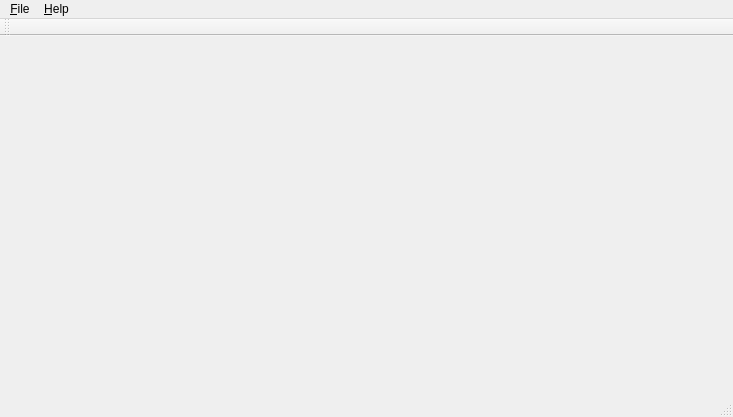
<?xml version="1.0" encoding="UTF-8"?>
<ui version="4.0">
 <class>MainWindow</class>
 <widget class="QMainWindow" name="MainWindow">
  <property name="geometry">
   <rect>
    <x>0</x>
    <y>0</y>
    <width>733</width>
    <height>417</height>
   </rect>
  </property>
  <property name="windowTitle">
   <string>Smooth BAT6</string>
  </property>
  <widget class="QWidget" name="centralWidget"/>
  <widget class="QMenuBar" name="menuBar">
   <property name="geometry">
    <rect>
     <x>0</x>
     <y>0</y>
     <width>733</width>
     <height>15</height>
    </rect>
   </property>
   <widget class="QMenu" name="menu_File">
    <property name="title">
     <string>&amp;File</string>
    </property>
    <addaction name="action_New_BAT6_connection"/>
    <addaction name="separator"/>
    <addaction name="action_Quit"/>
   </widget>
   <widget class="QMenu" name="menu_About">
    <property name="title">
     <string>&amp;Help</string>
    </property>
    <addaction name="action_About"/>
   </widget>
   <addaction name="menu_File"/>
   <addaction name="menu_About"/>
  </widget>
  <widget class="QToolBar" name="mainToolBar">
   <attribute name="toolBarArea">
    <enum>TopToolBarArea</enum>
   </attribute>
   <attribute name="toolBarBreak">
    <bool>false</bool>
   </attribute>
  </widget>
  <widget class="QStatusBar" name="statusBar"/>
  <action name="action_New_BAT6_connection">
   <property name="text">
    <string>&amp;New BAT6 Connection</string>
   </property>
  </action>
  <action name="action_Quit">
   <property name="text">
    <string>&amp;Quit</string>
   </property>
  </action>
  <action name="action_About">
   <property name="text">
    <string>&amp;About</string>
   </property>
  </action>
 </widget>
 <layoutdefault spacing="6" margin="11"/>
 <resources/>
 <connections/>
</ui>
